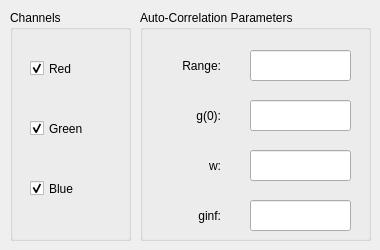
      <widget class="QWidget" name="autoCorrelationTab">
       <attribute name="title">
        <string>Auto-Correlation</string>
       </attribute>
       <widget class="QGroupBox" name="autoChannelsGroup">
        <property name="geometry">
         <rect>
          <x>10</x>
          <y>10</y>
          <width>121</width>
          <height>231</height>
         </rect>
        </property>
        <property name="title">
         <string>Channels</string>
        </property>
        <widget class="QCheckBox" name="redCheckbox">
         <property name="geometry">
          <rect>
           <x>20</x>
           <y>50</y>
           <width>70</width>
           <height>17</height>
          </rect>
         </property>
         <property name="text">
          <string>Red</string>
         </property>
         <property name="checked">
          <bool>true</bool>
         </property>
        </widget>
        <widget class="QCheckBox" name="greenCheckbox">
         <property name="geometry">
          <rect>
           <x>20</x>
           <y>110</y>
           <width>70</width>
           <height>17</height>
          </rect>
         </property>
         <property name="text">
          <string>Green</string>
         </property>
         <property name="checked">
          <bool>true</bool>
         </property>
        </widget>
        <widget class="QCheckBox" name="blueCheckbox">
         <property name="geometry">
          <rect>
           <x>20</x>
           <y>170</y>
           <width>70</width>
           <height>17</height>
          </rect>
         </property>
         <property name="text">
          <string>Blue</string>
         </property>
         <property name="checked">
          <bool>true</bool>
         </property>
        </widget>
       </widget>
       <widget class="QGroupBox" name="autoGroup">
        <property name="geometry">
         <rect>
          <x>140</x>
          <y>10</y>
          <width>231</width>
          <height>231</height>
         </rect>
        </property>
        <property name="title">
         <string>Auto-Correlation Parameters</string>
        </property>
        <property name="flat">
         <bool>false</bool>
        </property>
        <property name="checkable">
         <bool>false</bool>
        </property>
        <widget class="QLabel" name="autoRange">
         <property name="geometry">
          <rect>
           <x>-10</x>
           <y>40</y>
           <width>91</width>
           <height>31</height>
          </rect>
         </property>
         <property name="text">
          <string>Range:</string>
         </property>
         <property name="alignment">
          <set>Qt::AlignRight|Qt::AlignTrailing|Qt::AlignVCenter</set>
         </property>
        </widget>
        <widget class="QLabel" name="autoG0">
         <property name="geometry">
          <rect>
           <x>-10</x>
           <y>90</y>
           <width>91</width>
           <height>31</height>
          </rect>
         </property>
         <property name="text">
          <string>g(0):</string>
         </property>
         <property name="alignment">
          <set>Qt::AlignRight|Qt::AlignTrailing|Qt::AlignVCenter</set>
         </property>
        </widget>
        <widget class="QLabel" name="autoW">
         <property name="geometry">
          <rect>
           <x>-10</x>
           <y>140</y>
           <width>91</width>
           <height>31</height>
          </rect>
         </property>
         <property name="text">
          <string>w:</string>
         </property>
         <property name="alignment">
          <set>Qt::AlignRight|Qt::AlignTrailing|Qt::AlignVCenter</set>
         </property>
        </widget>
        <widget class="QLabel" name="autoGinf">
         <property name="geometry">
          <rect>
           <x>-10</x>
           <y>190</y>
           <width>91</width>
           <height>31</height>
          </rect>
         </property>
         <property name="text">
          <string>ginf:</string>
         </property>
         <property name="alignment">
          <set>Qt::AlignRight|Qt::AlignTrailing|Qt::AlignVCenter</set>
         </property>
        </widget>
        <widget class="QLineEdit" name="autoRangeTextbox">
         <property name="geometry">
          <rect>
           <x>110</x>
           <y>40</y>
           <width>101</width>
           <height>31</height>
          </rect>
         </property>
        </widget>
        <widget class="QLineEdit" name="autoG0Textbox">
         <property name="geometry">
          <rect>
           <x>110</x>
           <y>90</y>
           <width>101</width>
           <height>31</height>
          </rect>
         </property>
        </widget>
        <widget class="QLineEdit" name="autoWTextbox">
         <property name="geometry">
          <rect>
           <x>110</x>
           <y>140</y>
           <width>101</width>
           <height>31</height>
          </rect>
         </property>
        </widget>
        <widget class="QLineEdit" name="autoGinfTextbox">
         <property name="geometry">
          <rect>
           <x>110</x>
           <y>190</y>
           <width>101</width>
           <height>31</height>
          </rect>
         </property>
        </widget>
       </widget>
      </widget>
